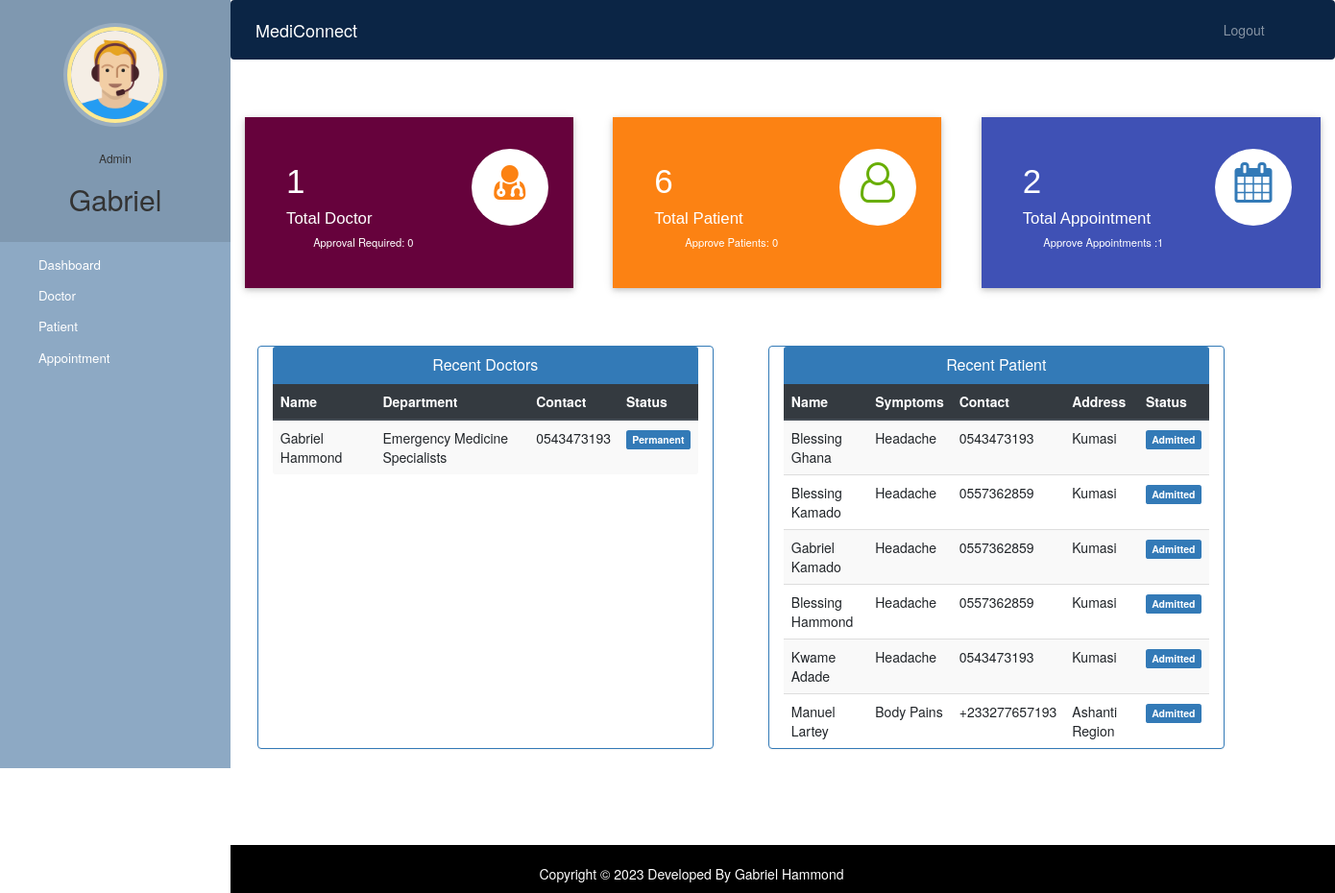
/admin-dashboard (signed in), run on an earlier commit of the app's database.
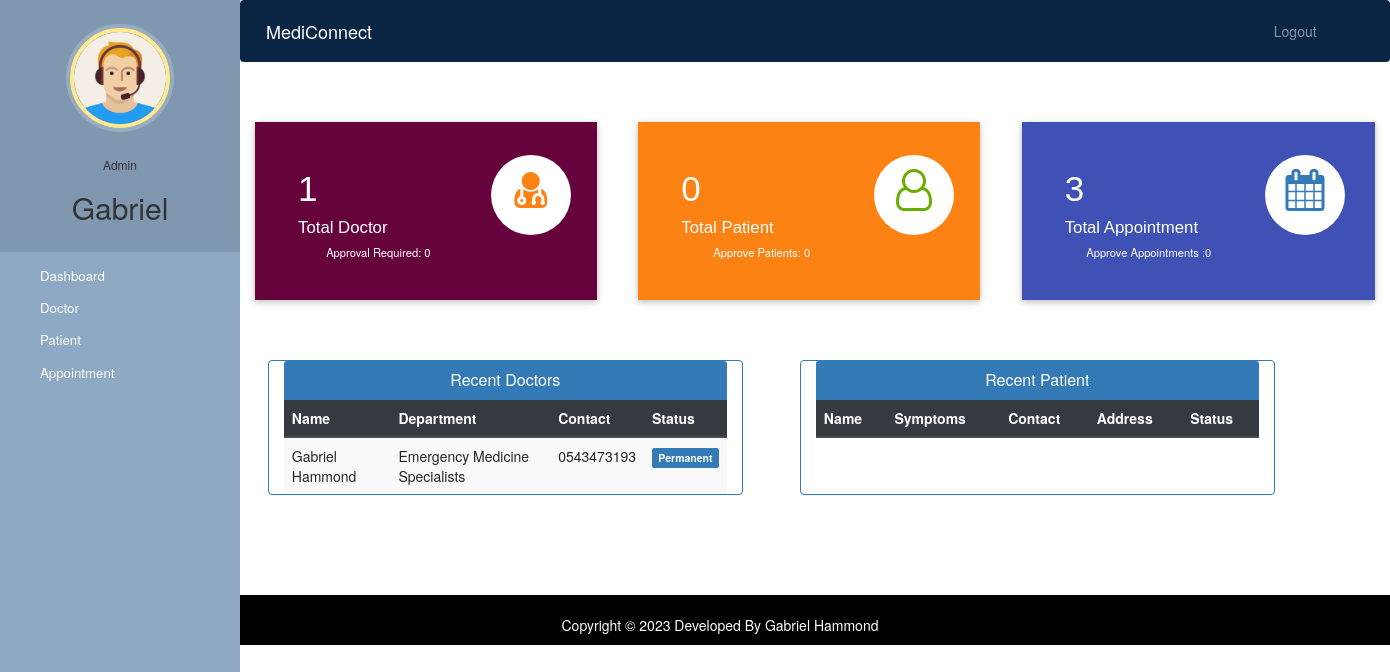
And on a later commit of the database.
### hospital/models.py (models this page shows, shortened)
class Doctor(models.Model):
    user=models.OneToOneField(User,on_delete=models.CASCADE)
    profile_pic= models.ImageField(upload_to='profile_pic/DoctorProfilePic/',null=True,blank=True)
    address = models.CharField(max_length=40)
    mobile = models.CharField(max_length=20,null=True)
    department= models.CharField(max_length=50,choices=departments,default='Cardiologist')
    status=models.BooleanField(default=False)
    @property
    def get_name(self):
        return self.user.first_name+" "+self.user.last_name

class Patient(models.Model):
    user=models.OneToOneField(User,on_delete=models.CASCADE)
    profile_pic= models.ImageField(upload_to='profile_pic/PatientProfilePic/',null=True, blank=True)
    address = models.CharField(max_length=40)
    mobile = models.CharField(max_length=20,null=False)
    symptoms = models.CharField(max_length=100,null=False)
    assignedDoctorId = models.PositiveIntegerField(null=True)
    admitDate=models.DateField(auto_now=True)
    status=models.BooleanField(default=False)
    @property
    def get_name(self):
        return self.user.first_name+" "+self.user.last_name

### hospital/views.py (the view)
# urls.py: path('admin-dashboard', views.admin_dashboard_view, name='admin-dashboard'),
@login_required(login_url='adminlogin')
@user_passes_test(is_admin)
def admin_dashboard_view(request):
    doctors=models.Doctor.objects.all().order_by('-id')
    patients=models.Patient.objects.all().order_by('-id')
    doctorcount=models.Doctor.objects.all().filter(status=True).count()
    pendingdoctorcount=models.Doctor.objects.all().filter(status=False).count()
    patientcount=models.Patient.objects.all().filter(status=True).count()
    pendingpatientcount=models.Patient.objects.all().filter(status=False).count()
    appointmentcount=models.Appointment.objects.all().filter(status=True).count()
    pendingappointmentcount=models.Appointment.objects.all().filter(status=False).count()
    mydict={
    'doctors':doctors,
    'patients':patients,
    'doctorcount':doctorcount,
    'pendingdoctorcount':pendingdoctorcount,
    'patientcount':patientcount,
    'pendingpatientcount':pendingpatientcount,
    'appointmentcount':appointmentcount,
    'pendingappointmentcount':pendingappointmentcount,
    }
    return render(request,'hospital/admin_dashboard.html',context=mydict)

### hospital/views.py (called while the page is built)
def is_admin(user):
    return user.groups.filter(name='ADMIN').exists()

### templates/hospital/admin_dashboard.html
{% extends 'hospital/admin_base.html' %} {% load static %} {% block content %}
{%include 'hospital/admin_dashboard_cards.html'%}
<br /><br /><br />
<div class="container">
  <div class="row">
    <div class="panel panel-primary col-md-5" style="margin-left: 2%">
      <div class="panel-heading" style="text-align: center">
        <h6 class="panel-title">Recent Doctors</h6>
      </div>
      <table class="table table-hover table-striped" id="dev-table">
        <thead class="thead-dark">
          <tr>
            <th>Name</th>
            <th>Department</th>
            <th>Contact</th>
            <th>Status</th>
          </tr>
        </thead>
        {% for d in doctors %}
        <tr>
          <td>{{d.get_name}}</td>
          <td>{{d.department}}</td>
          <td>{{d.mobile}}</td>
          {%if d.status%}
          <td><span class="label label-primary">Permanent</span></td>
          {% else %}
          <td><span class="label label-success">On Hold</span></td>
          {% endif %}
        </tr>
        {% endfor %}
      </table>
    </div>
    <div class="panel panel-primary col-md-5" style="margin-left: 5%">
      <div class="panel-heading" style="text-align: center">
        <h6 class="panel-title">Recent Patient</h6>
      </div>
      <table class="table table-hover table-striped" id="dev-table">
        <thead class="thead-dark">
          <tr>
            <th>Name</th>
            <th>Symptoms</th>
            <th>Contact</th>
            <th>Address</th>
            <th>Status</th>
          </tr>
        </thead>
        {% for p in patients %}
        <tr>
          <td>{{p.get_name}}</td>
          <td>{{p.symptoms}}</td>
          <td>{{p.mobile}}</td>
          <td>{{p.address}}</td>
          {%if p.status%}
          <td><span class="label label-primary">Admitted</span></td>
          {% else %}
          <td><span class="label label-success">On Hold</span></td>
          {% endif %}
        </tr>
        {% endfor %}
      </table>
    </div>
  </div>
</div>
{% endblock content %}

### templates/hospital/admin_base.html (shortened to what this page needs)
<!DOCTYPE html>
{% load static %}
<html lang="en">
  <head>
    <link
      rel="stylesheet"
      href="https://stackpath.bootstrapcdn.com/bootstrap/4.3.1/css/bootstrap.min.css"
    />
    <link
      rel="stylesheet"
      href="https://maxcdn.bootstrapcdn.com/font-awesome/4.7.0/css/font-awesome.min.css"
    />
    <link rel="stylesheet" href="{% static '/style.css' %}" />
  </head>
  <body>
    <nav class="menu" tabindex="0">
      <header class="avatar">
        <img src="{% static "images/adminpropic.png" %}" />
        <br /><br />
        <h6>Admin</h6>
        <h2>{{request.user.first_name}}</h2>
      </header>
      <ul>
        <li tabindex="0" class="icon-dashboard">
          <a style="color: white; text-decoration: none" href="/admin-dashboard"
            ><span>Dashboard</span></a
          >
        </li>
        <li tabindex="0" class="icon-customers">
          <a style="color: white; text-decoration: none" href="/admin-doctor"
            ><span>Doctor</span></a
          >
        </li>
        <li tabindex="0" class="icon-users">
          <a style="color: white; text-decoration: none" href="/admin-patient"
            ><span>Patient</span></a
          >
        </li>
        <li tabindex="0" class="icon-calendar">
          <a
            style="color: white; text-decoration: none"
            href="/admin-appointment"
            ><span>Appointment</span></a
          >
        </li>
      </ul>
    </nav>
    <main>
      <div class="bs-example">
        <nav
          class="navbar navbar-expand-md navbar-dark fixed-top"
          style="background: #0b2545"
        >
          <a href="/admin-dashboard" class="navbar-brand"
            >MediConnect</a
          >
          <div
            class="collapse navbar-collapse justify-content-between"
            id="navbarCollapse"
          >
            <div class="navbar-nav" style="margin-left: 90%">
              <a href="/logout" class="nav-item nav-link">Logout</a>
            </div>
          </div>
        </nav>
      </div>
      <br /><br />
      {% block content %} {% endblock content %}
      <br /><br /><br /><br />
      <footer>
        <br />
        <div class="container">
          <div class="row">
            <div class="col-md-10 col-sm-10">
              <div style="color: #ffffff" class="wow fadeInUp footer-copyright">
                <p>Copyright &copy; 2023 Developed By Gabriel Hammond</p>
              </div>
            </div>
          </div>
        </div>
      </footer>
    </main>
  </body>
</html>

### templates/hospital/admin_dashboard_cards.html (shortened to what this page needs)
<!DOCTYPE html>
<html lang="en" dir="ltr">
  <head>
    <link
      rel="stylesheet"
      href="https://maxcdn.bootstrapcdn.com/bootstrap/3.4.1/css/bootstrap.min.css"
    />
    <link
      rel="stylesheet"
      href="https://cdnjs.cloudflare.com/ajax/libs/font-awesome/4.7.0/css/font-awesome.min.css"
    />
  </head>
  <body>
    <div class="market-updates">
      <div class="col-md-4 market-update-gd">
        <a href="/admin_doctor">
          <div class="market-update-block clr-block-1">
            <div class="col-md-8 market-update-left">
              <h3>{{doctorcount}}</h3>
              <h4>Total Doctor</h4>
              <p>Approval Required: {{pendingdoctorcount}}</p>
            </div>
            <div class="col-md-4 market-update-right">
              <i class="fa fa-user-md"></i>
            </div>
            <div class="clearfix"></div>
          </div>
        </a>
      </div>
      </div>
      <div class="col-md-4 market-update-gd">
        <a href="/admin_patient">
          <div class="market-update-block clr-block-2">
            <div class="col-md-8 market-update-left">
              <h3>{{patientcount}}</h3>
              <h4>Total Patient</h4>
              <p>Approve Patients: {{pendingpatientcount}}</p>
            </div>
            <div class="col-md-4 market-update-right">
              <i class="fa fa-user-o"></i>
            </div>
            <div class="clearfix"></div>
          </div>
        </a>
      </div>
      <div class="col-md-4 market-update-gd">
        <a href="/admin_appointment">
        <div class="market-update-block clr-block-3">
          <div class="col-md-8 market-update-left">
            <h3>{{appointmentcount}}</h3>
            <h4>Total Appointment</h4>
            <p>Approve Appointments :{{pendingappointmentcount}}</p>
          </div>
          <div class="col-md-4 market-update-right">
            <i class="fa fa-calendar"> </i>
          </div>
          <div class="clearfix"></div>
        </div>
      </a>
      </div>
  </body>
</html>

### static/style.css (style rules this page uses)
body { padding-left: 240px; }
main { position: relative; height: 100vh; }
.menu { background: #5bc995; height: 100vh; width: 240px; position: fixed; top: 0px; left: 0; z-index: 5; outline: none; }
.menu .avatar { background: rgba(0, 0, 0, 0.1); padding: 2em 0.5em; text-align: center; }
.menu .avatar img { width: 100px; border-radius: 50%; overflow: hidden; border: 4px solid #ffea92; box-shadow: 0 0 0 4px rgba(255, 255, 255, 0.2); }
.menu .avatar h2 { font-weight: normal; margin-bottom: 0; }
.menu ul { list-style: none; padding: 0.5em 0; margin: 0; }
.menu ul li { padding: 0.5em 1em 0.5em 3em; font-size: 0.95em; font-weight: regular; background-repeat: no-repeat; background-position: left 15px center; background-size: auto 20px; transition: all 0.15s linear; cursor: pointer; }
.menu ul li.icon-dashboard { background-image: url("http://www.entypo.com/images//gauge.svg"); }
.menu ul li.icon-customers { background-image: url("http://www.entypo.com/images//briefcase.svg"); }
.menu ul li.icon-users { background-image: url("http://www.entypo.com/images//users.svg"); }
.menu ul li.icon-calendar { background-image: url("http://www.entypo.com/images//calendar.svg"); }

### templates/hospital/admin_base.html (style rules this page uses)
a:link { text-decoration: none; }
a { color: white; }
footer { padding: 0px 0px 0px 0px; background-color: black; margin: 0px; }
.fa { font-size: 23px; width: 60px; text-align: center; text-decoration: none; margin: 5px 2px; border-radius: 50%; }
p { text-align: center; }
body { padding-left: 240px; }
main { position: relative; height: 100vh; }
.menu { background: #8da9c4; height: 100vh; width: 240px; position: fixed; top: 0px; left: 0; z-index: 5; outline: none; }
.menu .avatar { background: rgba(0, 0, 0, 0.1); padding: 2em 0.5em; text-align: center; }
.menu .avatar img { width: 100px; border-radius: 50%; overflow: hidden; border: 4px solid #ffea92; box-shadow: 0 0 0 4px rgba(255, 255, 255, 0.2); }
.menu .avatar h2 { font-weight: normal; margin-bottom: 0; }
.menu ul { list-style: none; padding: 0.5em 0; margin: 0; }
.menu ul li { padding: 0.5em 1em 0.5em 3em; font-size: 0.95em; font-weight: regular; background-repeat: no-repeat; background-position: left 15px center; background-size: auto 20px; transition: all 0.15s linear; cursor: pointer; }
.menu ul li.icon-dashboard { background-image: url("http://www.entypo.com/images//gauge.svg"); }
.menu ul li.icon-customers { background-image: url("http://www.entypo.com/images//briefcase.svg"); }
.menu ul li.icon-users { background-image: url("http://www.entypo.com/images//users.svg"); }
.menu ul li.icon-calendar { background-image: url("http://www.entypo.com/images//calendar.svg"); }

What changed in the data, as far as the page shows it:
removed Patient: get_name "Blessing Ghana", symptoms "Headache", mobile "0543473193", address "Kumasi", status "Admitted"
removed Patient: get_name "Blessing Kamado", symptoms "Headache", mobile "0557362859", address "Kumasi", status "Admitted"
removed Patient: get_name "Gabriel Kamado", symptoms "Headache", mobile "0557362859", address "Kumasi", status "Admitted"
removed Patient: get_name "Blessing Hammond", symptoms "Headache", mobile "0557362859", address "Kumasi", status "Admitted"
removed Patient: get_name "Kwame Adade", symptoms "Headache", mobile "0543473193", address "Kumasi", status "Admitted"
removed Patient: get_name "Manuel Lartey", symptoms "Body Pains", mobile "+233277657193", address "Ashanti Region", status "Admitted"
Also different on the page:
{{ patientcount }}: "6" → "0"
{{ appointmentcount }}: "2" → "3"
{{ pendingappointmentcount }}: "1" → "0"
